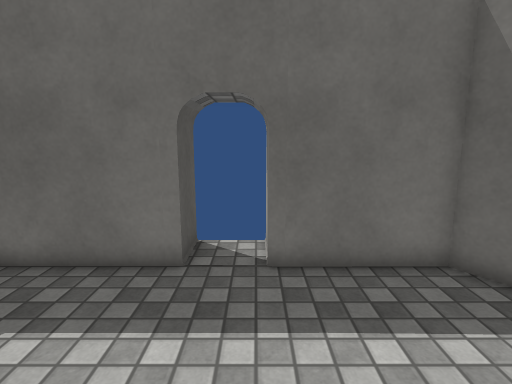
View 1 (above)

12 first-person views from a walk through a Unity game level. The camera is 1.5 m above the floor, tilts 10° down and sees 80° across. The floor is counted in squares, 0.5 m on a side. Each view is taken from the middle of a square. On the plan, view 1 faces up. The plan holds only what a view shows up to about 20 squares ahead; the rest is blank. Surface patterns are stand-ins for the level's own textures.

View 2
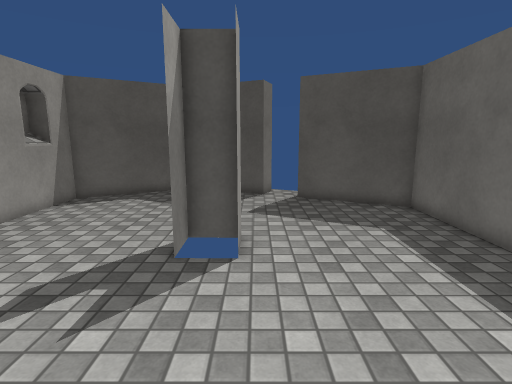

View 3
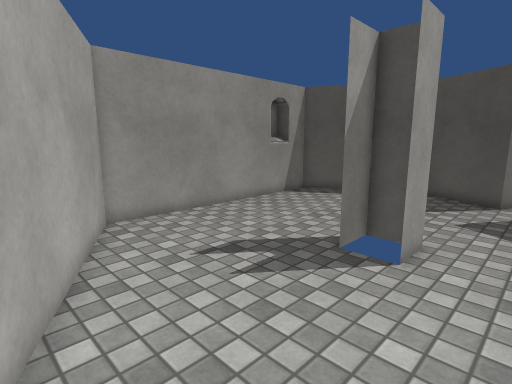

View 4
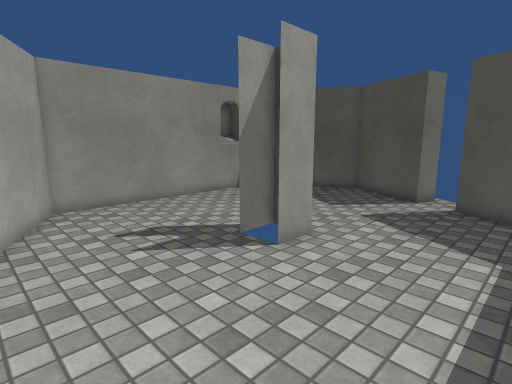

View 5
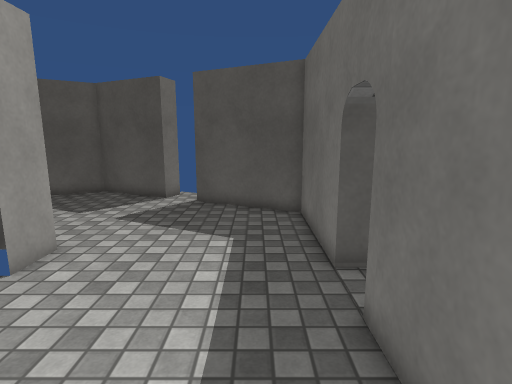

View 6
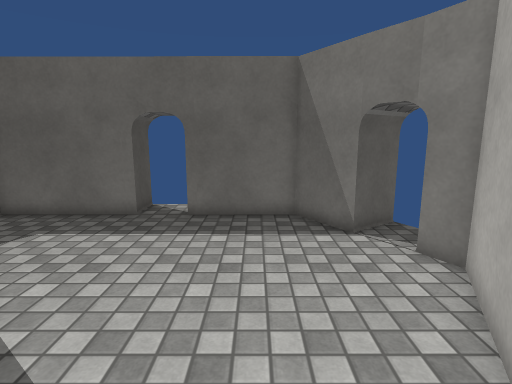

View 7
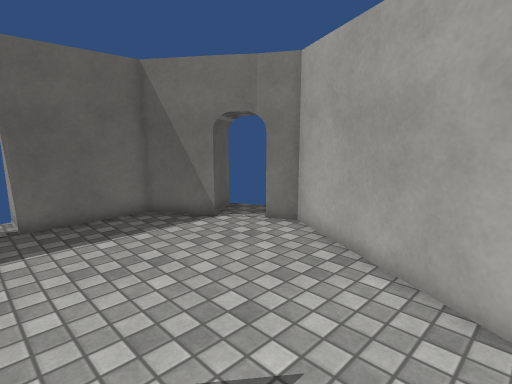

View 8
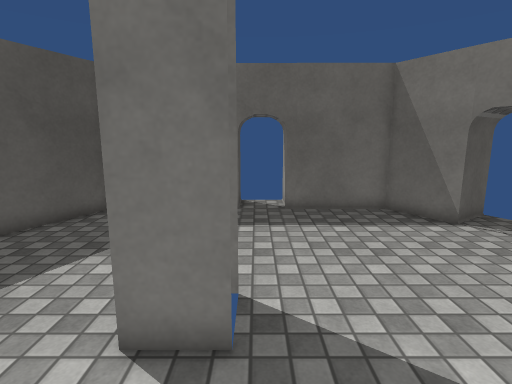

View 9
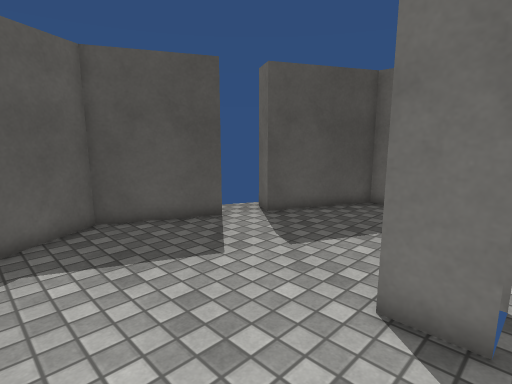

View 10
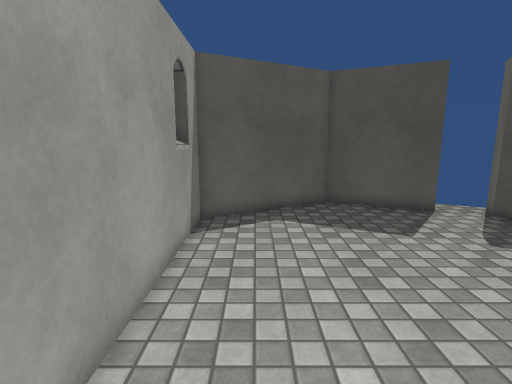

View 11
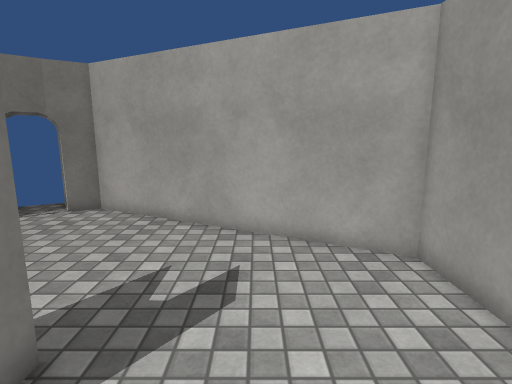

View 12
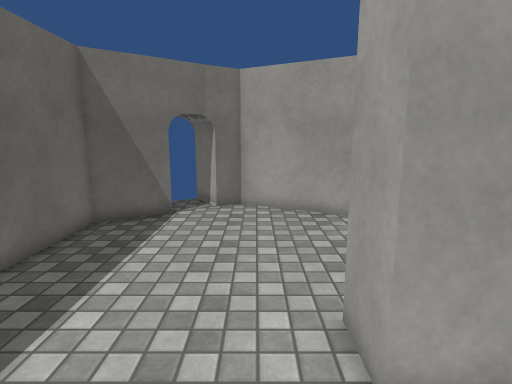

### Floor plan
Points are (right, up) in squares from view 1. A wall is a line through its corners. A room is listed if a view was taken in it or the views show most of it. See-through windows are left out.
Room 1 (views 1, 2, 3, 4, 5, 6, 7, 8, 9, 10, 11, 12)
walls: (-1.2, -2.1) (-3, -2.1) (-3, -0.4) (-1.2, -0.4); (-1.7, 8.7) (-1.7, 6.8) (-7.2, 6.8) (-9.5, 2.2) (-10.5, 2.6); (-11.3, 0.9) (-10.3, 0.4) (-12.3, -3.7) (-9.1, -9.1) (2.4, -9.1) (7.9, 1.7) (7.2, 2.7) (8.6, 3.6); (8, 5.7) (6.1, 4.4) (4.5, 6.8) (0.3, 6.8) (0.3, 8.8)
ways out: gap at (-11, 1)

Positions as (right, up) in squares from view 1, and headings:
1: (0, 0), facing up
2: (6, 0), facing left
3: (6, 2), facing down-left
4: (5, 5), facing down-left
5: (5, 5), facing left
6: (3, -5), facing up
7: (-1, -5), facing up-right
8: (-1, -6), facing up
9: (-1, -7), facing up-left
10: (2, -7), facing left
11: (-5, -5), facing right
12: (-6, 1), facing right
